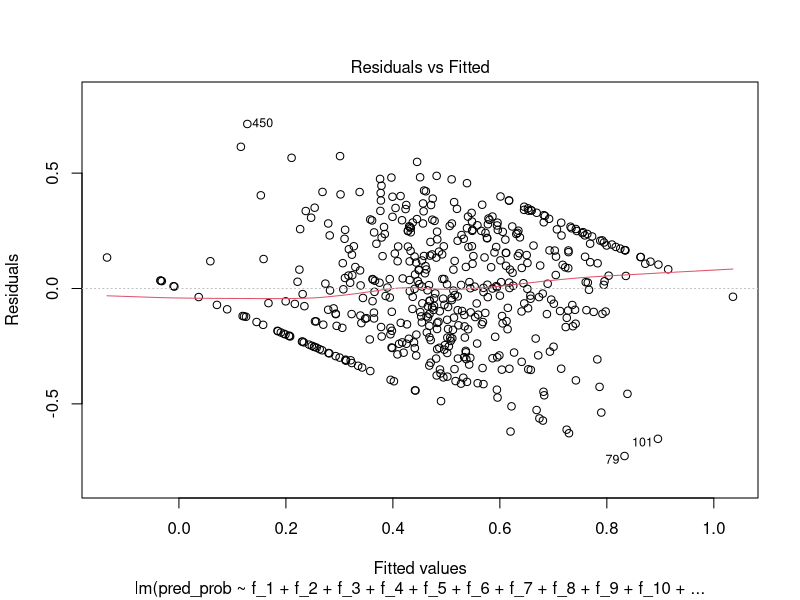
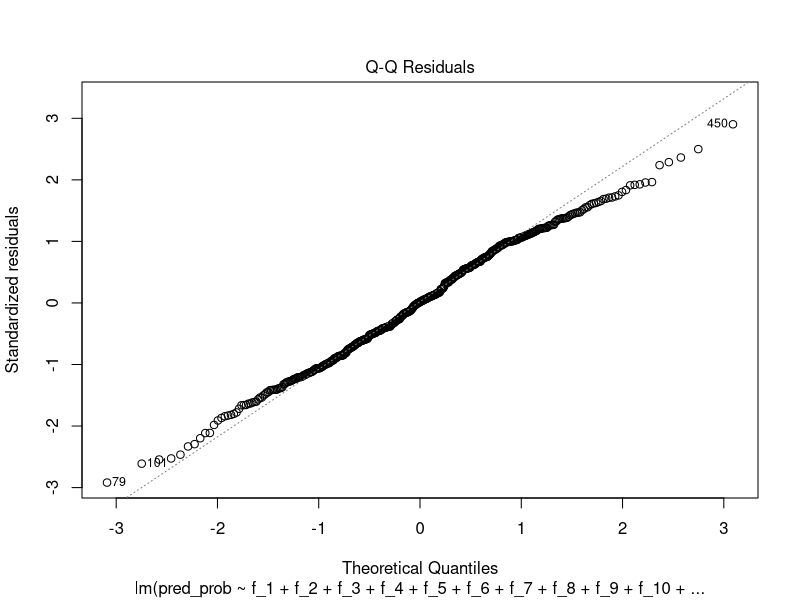
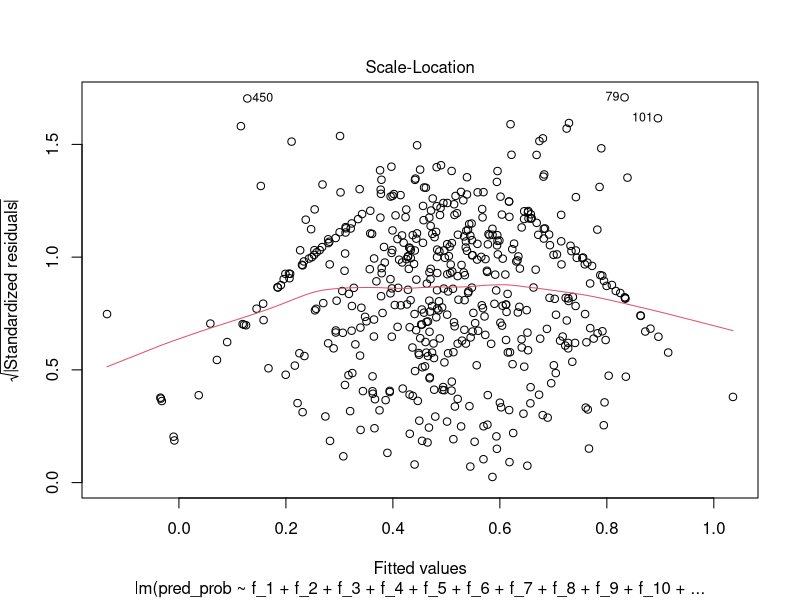
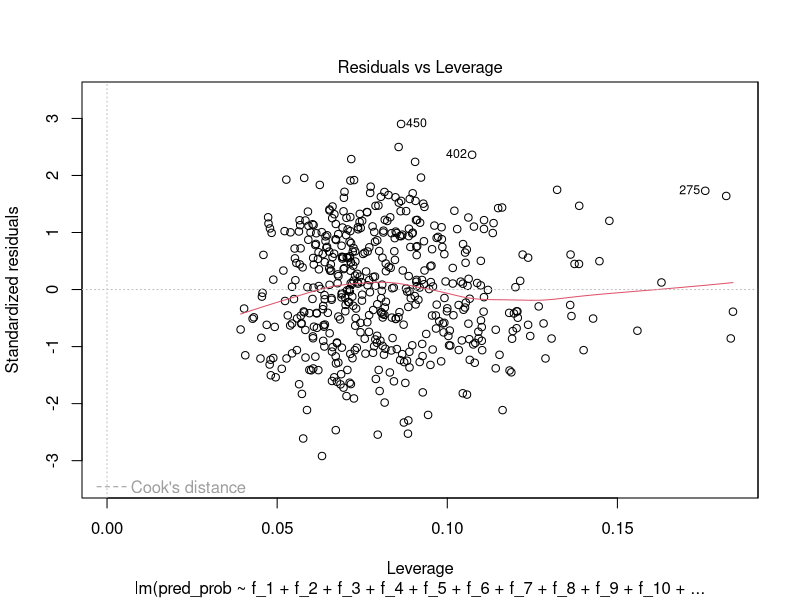
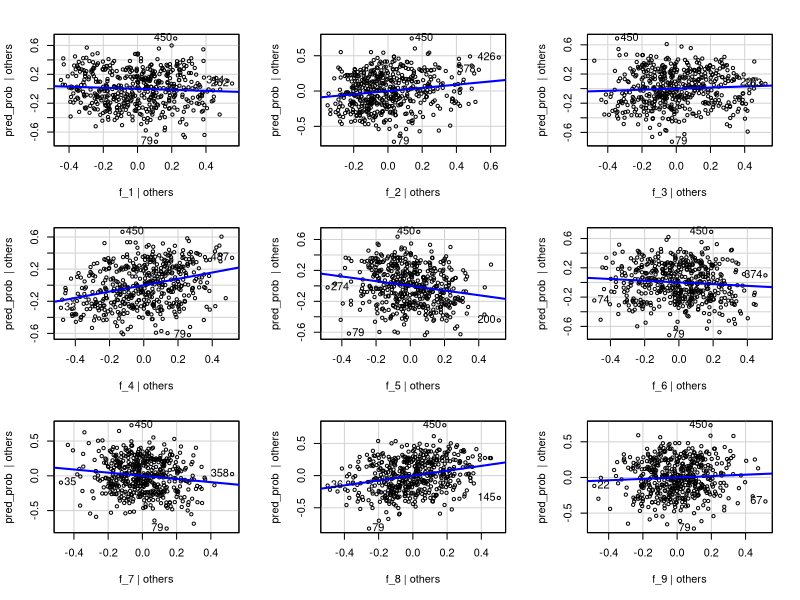
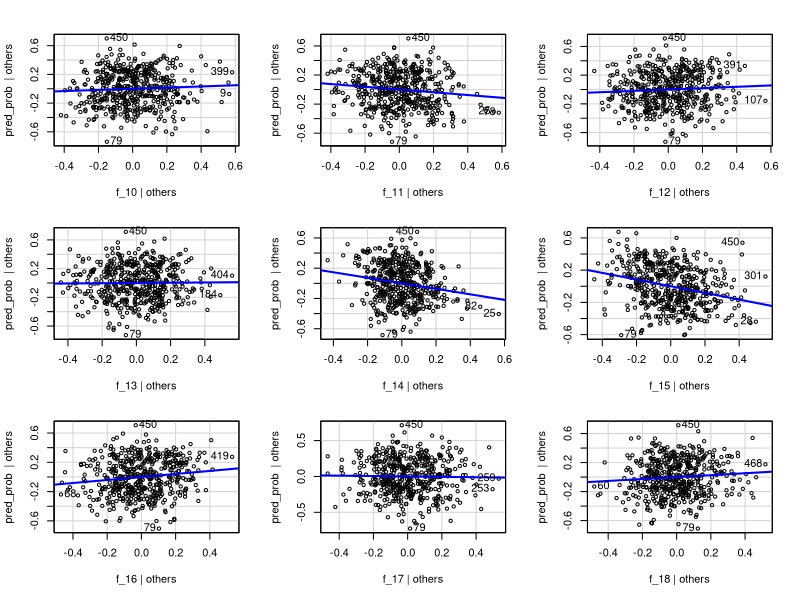
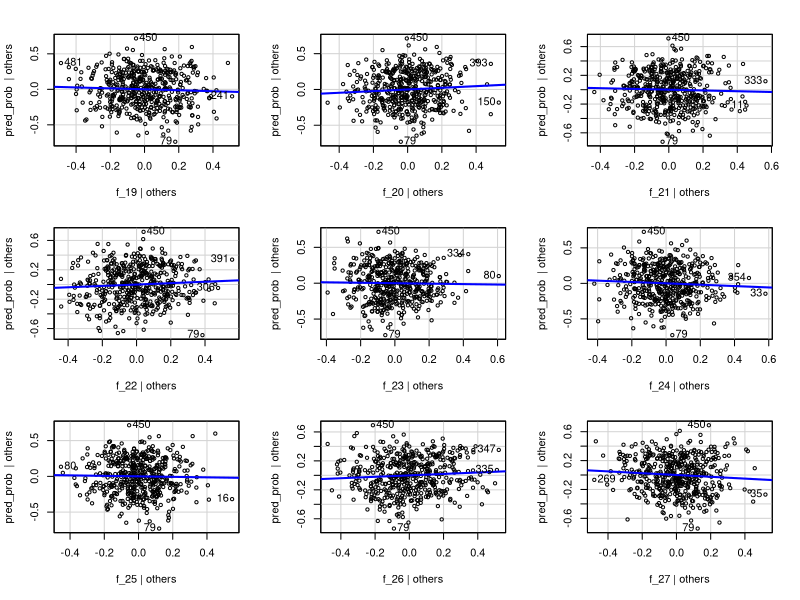
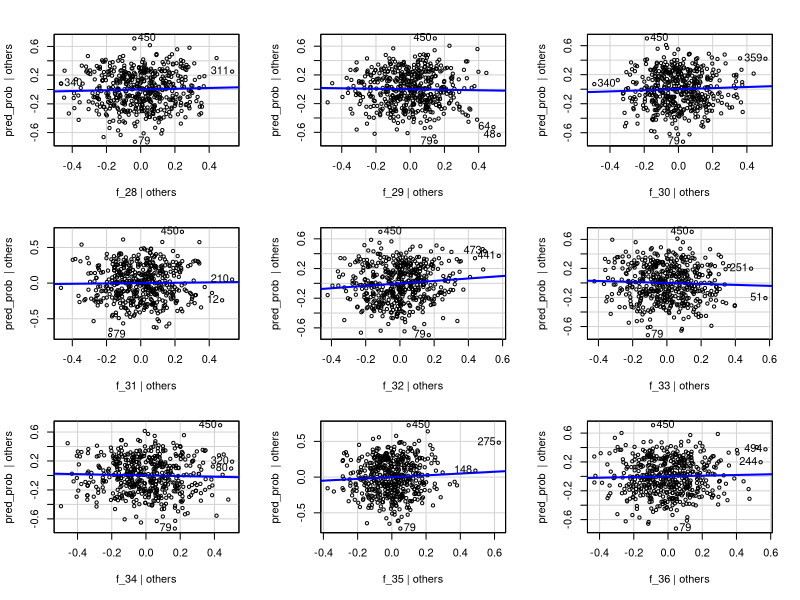

Reproduce these figures in R, in order. (Note: this script raises an error after producing the figures.)
## ---- chunk 1
knitr::opts_chunk$set(echo = TRUE)
## ---- chunk 2
# Load the required libraries
library(tidyverse)
library(caret)
library(MASS)
library(car)


## ---- chunk 3
# Load the dataset
data <- read.csv("pca_data_40_d8.csv")  # Update with the actual CSV file name

# Display the structure of the loaded data
str(data)

## ---- chunk 4
# Load the dplyr package for data manipulation
library(dplyr)

# Normalize each feature to the range [0, 1]
normalized_data <- data %>%
  mutate(across(starts_with("f"), ~ (.-min(.)) / (max(.) - min(.))))

# Display the first few rows of the normalized data
head(normalized_data)


## ---- chunk 5
col_name <- NULL;
for (i in 1:400) {
  
  col_name <-  paste0(col_name,"f_", i,"+")
  #data[, col_name] <- boxcox(data[, paste0("Feature_", i)], lambda = NULL)$x
}
cat(col_name)
## ---- chunk 6
model_2  = lm(pred_prob ~ f_1+f_2+f_3+f_4+f_5+f_6+f_7+f_8+f_9+f_10+f_11+f_12+f_13+f_14+f_15+f_16+f_17+f_18+f_19+f_20+f_21+f_22+f_23+f_24+f_25+f_26+f_27+f_28+f_29+f_30+f_31+f_32+f_33+f_34+f_35+f_36+f_37+f_38+f_39+f_40, data = normalized_data)
summary(model_2)
## ---- chunk 7

plot(model_2)
## ---- chunk 8

residuals <- residuals(model_2)

# Create the AV plot
avPlots(model_2)

# Create the CR plot
crPlots(model_2)

## ---- chunk 9
# Apply Box-Cox transformation to the target variable (response) if needed
# For example, if you have a response variable named 'y', you can transform it like this:
# data$y_transformed <- boxcox(data$y, lambda = NULL)
# Uncomment and modify the above line based on your data

# Apply Box-Cox transformation to the features
# Assuming the transformed features are named 'Feature_1_transformed', ..., 'Feature_10_transformed'

boxcox(data[, paste0("Feature_1")], lambda = NULL)
for (i in 1:10) {
  boxcox(data[, paste0("Feature_", i)], lambda = NULL)
  #col_name <- paste0("Feature_", i, "_transformed")
  #data[, col_name] <- boxcox(data[, paste0("Feature_", i)], lambda = NULL)$x
}

# Define the list of transformed feature names
transformed_feature_names <- paste0("Feature_", 1:10, "_transformed")  # Adjust the range as needed

# Construct the formula for MLR
formula <- reformulate(transformed_feature_names, response = "y")

# Perform Multiple Linear Regression (MLR) using the transformed features
model <- lm(formula, data = data)

# Display the summary of the MLR model
summary(model)
